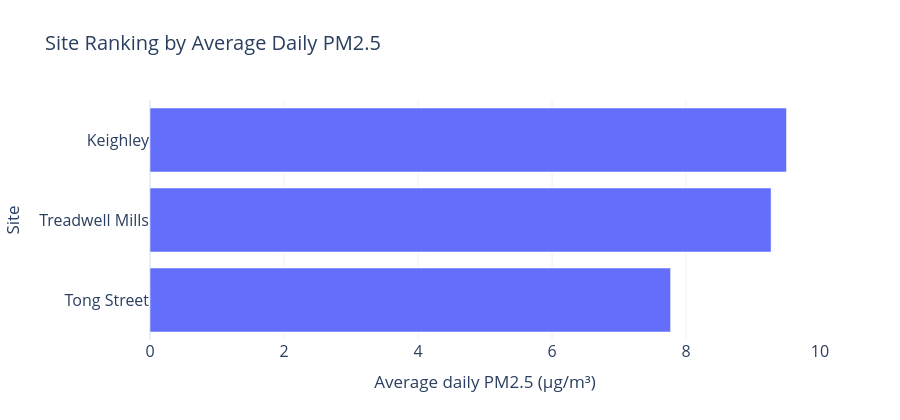

Source (notebook cell):
### Code cell
fig_rank_pm25 = px.bar(
    rank_pm25,
    x="pm25_avg_daily",
    y="site",
    orientation="h",
    title="Site Ranking by Average Daily PM2.5",
    labels={
        "pm25_avg_daily": "Average daily PM2.5 (µg/m³)",
        "site": "Site"
    },
    hover_data={"pm25_days_with_data": True},
)

fig_rank_pm25.update_layout(
    template="plotly_white",
    height=420,
    title_font_size=20
)

# Make axis ticks larger
fig_rank_pm25.update_xaxes(
    tickfont=dict(size=16),
    title_font=dict(size=17)
)

fig_rank_pm25.update_yaxes(
    categoryorder="total ascending",
    tickfont=dict(size=16),
    title_font=dict(size=17)
)

fig_rank_pm25.show()

pio.write_html(
    fig_rank_pm25,
    out_dir / "ranking_pm25_by_site.html",
    include_plotlyjs="cdn"
)

### Figure 1 — Plotly figure (JSON) as saved in the notebook; plotly's stock layout.template omitted (floating-point values rounded to 4 significant figures)
{"data": [{"customdata": [[78], [28], [64]], "hovertemplate": "Average daily PM2.5 (µg/m³)=%{x}<br>Site=%{y}<br>pm25_days_with_data=%{customdata[0]}<extra></extra>", "legendgroup": "", "marker": {"color": "#636efa", "pattern": {"shape": ""}}, "name": "", "orientation": "h", "showlegend": false, "textposition": "auto", "type": "bar", "x": [9.5, 9.27, 7.77], "xaxis": "x", "y": ["Keighley", "Treadwell Mills", "Tong Street"], "yaxis": "y"}], "layout": {"barmode": "relative", "height": 420, "legend": {"tracegroupgap": 0}, "title": {"font": {"size": 20}, "text": "Site Ranking by Average Daily PM2.5"}, "xaxis": {"anchor": "y", "domain": [0, 1], "tickfont": {"size": 16}, "title": {"font": {"size": 17}, "text": "Average daily PM2.5 (µg/m³)"}}, "yaxis": {"anchor": "x", "categoryorder": "total ascending", "domain": [0, 1], "tickfont": {"size": 16}, "title": {"font": {"size": 17}, "text": "Site"}}}}
